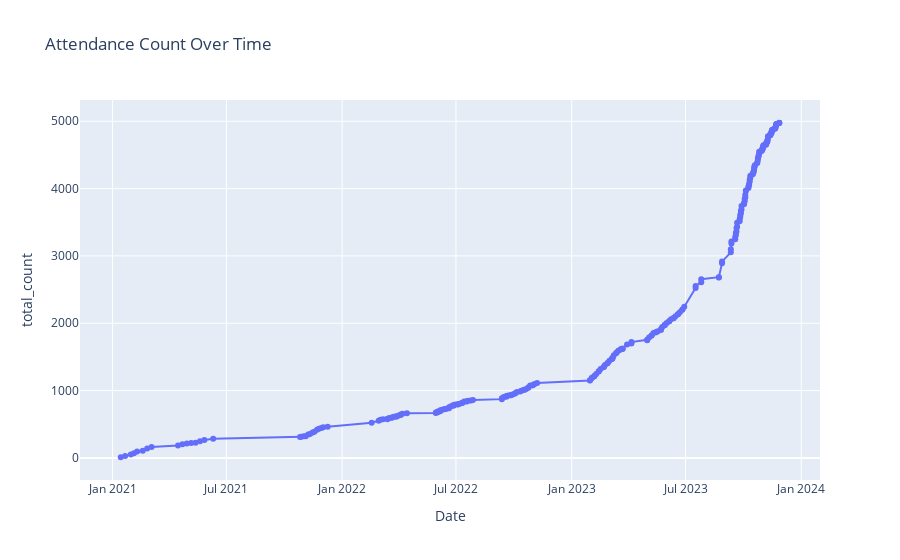

Write notebook code for a chart like this one.
### Code cell
fig = px.line(attendance_grouped, x='Date', y= 'total_count', markers=True, title='Attendance Count Over Time')
fig.show()

### Figure 1 — Plotly figure (JSON) as saved in the notebook; plotly's stock layout.template omitted (floating-point values rounded to 4 significant figures; data arrays with more than 128 entries replaced by an {"elided": "..."} marker saying what was removed)
{"data": [{"hovertemplate": "Date=%{x}<br>total_count=%{y}<extra></extra>", "legendgroup": "", "line": {"color": "#636efa", "dash": "solid"}, "marker": {"symbol": "circle"}, "mode": "markers+lines", "name": "", "orientation": "v", "showlegend": false, "type": "scatter", "x": {"elided": "258 str values"}, "xaxis": "x", "y": {"elided": "258 int values"}, "yaxis": "y"}], "layout": {"legend": {"tracegroupgap": 0}, "title": {"text": "Attendance Count Over Time"}, "xaxis": {"anchor": "y", "domain": [0, 1], "title": {"text": "Date"}}, "yaxis": {"anchor": "x", "domain": [0, 1], "title": {"text": "total_count"}}}}
